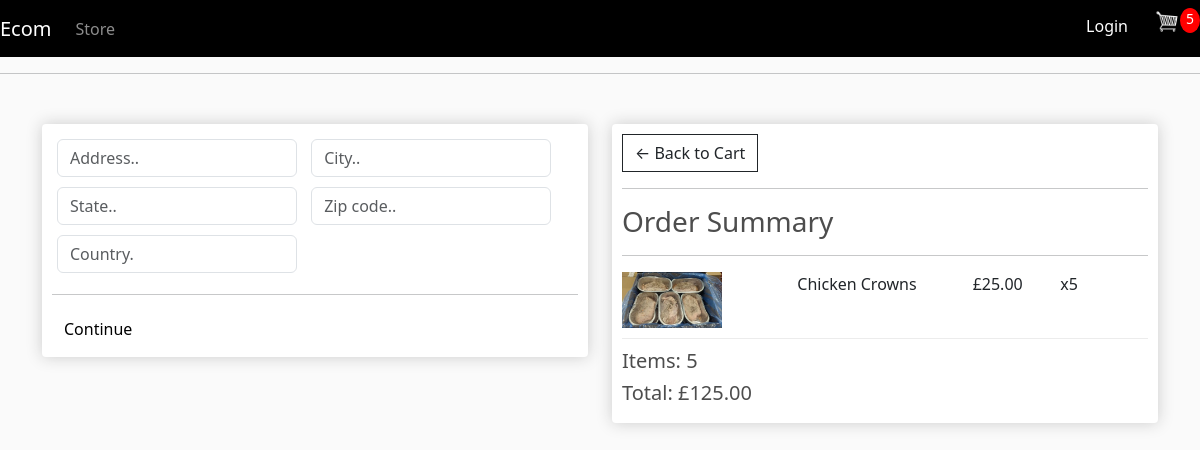
/checkout/ (signed in), run on an earlier commit of the app's database.
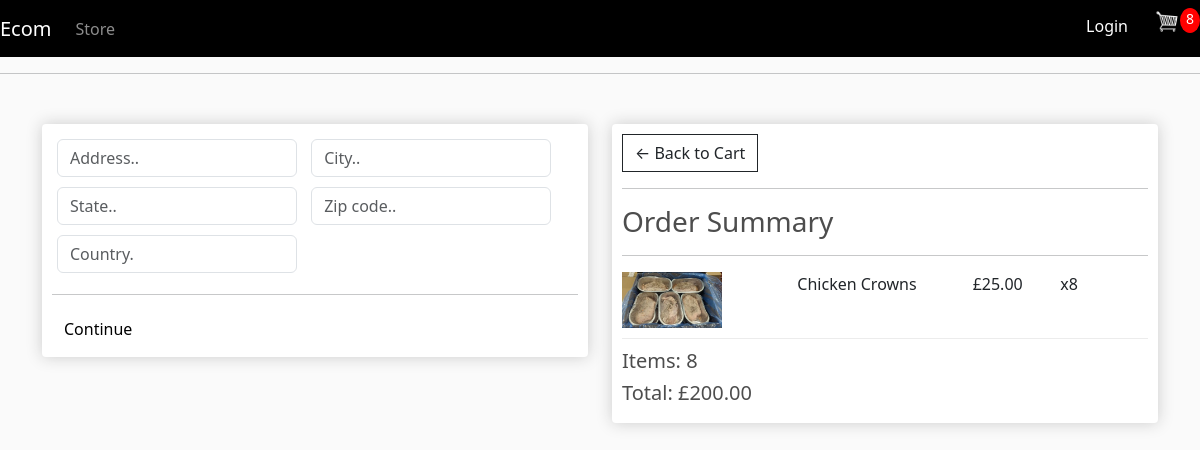
And on a later commit of the database.
### store/models.py (models this page shows, shortened)
class OrderItem(models.Model):
    product = models.ForeignKey(Product, on_delete=models.SET_NULL, null=True)
    order = models.ForeignKey(Order, on_delete=models.SET_NULL, null=True)
    quantity = models.IntegerField(default=0, null=True, blank=True)
    date_added = models.DateTimeField(auto_now_add=True)
    @property
    def get_total(self):
        total = self.product.price * self.quantity
        return total

class Order(models.Model):
    customer = models.ForeignKey(Customer, on_delete=models.SET_NULL, null=True, blank=True)
    date_ordered = models.DateTimeField(auto_now_add=True)
    complete = models.BooleanField(default=False)
    transaction_id = models.CharField(max_length=100, null=True)
    @property
    def shipping(self):
        shipping = False
        orderitems = self.orderitem_set.all()
        for i in orderitems:
            if not i.product.digital:
                shipping = True
        return shipping
    @property
    def get_cart_total(self):
        orderitems = self.orderitem_set.all()
        total = sum([item.get_total for item in orderitems])
        return total
    @property
    def get_cart_items(self):
        orderitems = self.orderitem_set.all()
        total = sum([item.quantity for item in orderitems])
        return total

class Product(models.Model):
    name = models.CharField(max_length=200)
    price = models.FloatField()
    digital = models.BooleanField(default=False, null=True, blank=False)
    image = models.ImageField(null=True, blank=True)
    @property
    def imageURL(self):
        try:
            url = self.image.url
        except:
            url = ''
        return url

### store/views.py (the view)
# urls.py: path('checkout/', views.checkout, name="checkout"),
def checkout(request):
    if request.user.is_authenticated:
        customer = request.user.customer
        order, created = Order.objects.get_or_create(customer=customer, complete=False)
        items = order.orderitem_set.all()
        cartItems = order.get_cart_items
    else:
        items = []
        order = {'get_cart_total': 0, 'get_cart_items': 0, 'shipping': False}
        cartItems = order['get_cart_items']
    context = {'items': items, 'order': order, 'cartItems': cartItems}
    return render(request, 'store/checkout.html', context)

### store/templates/store/Checkout.html (shortened to what this page needs)
{% extends 'store/main.html' %}
{% block content %}
{% load static %}
<div class="row">
    <div class="col-lg-6">
        <div class="box-element" id="form-wrapper">
            <form id="form">
                <div id="shipping-info">
                    <div class="form-field">
                        <input class="form-control" type="text" name="address" placeholder="Address..">
                    </div>
                    <div class="form-field">
                        <input class="form-control" type="text" name="city" placeholder="City..">
                    </div>
                    <div class="form-field">
                        <input class="form-control" type="text" name="state" placeholder="State..">
                    </div>
                    <div class="form-field">
                        <input class="form-control" type="text" name="zipcode" placeholder="Zip code..">
                    </div>
                    <div class="form-field">
                        <input class="form-control" type="text" name="country" placeholder="Country.">
                    </div>
                </div>
                <hr>
                <input id="form-button" class="btn  btn-block checkout-btn" type="submit" value="Continue">
            </form>
        </div>
        <br>
    </div>
    <div class="col-lg-6">
        <div class="box-element">
            <a class="btn btn-outline-dark" href="{% url 'cart' %}">&#x2190; Back to Cart</a>
            <hr>
            <h3>Order Summary</h3>
            <hr>
            {% for item in items %}
            <div class="cart-row">
                <div style="flex:2"><img class="row-image" src="{{item.product.imageURL}}"></div>
                <div style="flex:2"><p>{{item.product.name}}</p></div>
                <div style="flex:1"><p>£{{item.product.price|floatformat:2}}</p></div>
                <div style="flex:1"><p>x{{item.quantity}}</p></div>
            </div>
            {% endfor %}
            <h5>Items: {{order.get_cart_items}}</h5>
            <h5>Total: £{{order.get_cart_total|floatformat:2}}</h5>
        </div>
    </div>
</div>
{% endblock content %}

What changed in the data, as far as the page shows it:
changed OrderItem "Chicken Crowns": quantity "5" → "8"
changed through a linked row, Order: get_cart_items "5" → "8"; get_cart_total "125.00" → "200.00"
Also different on the page:
{{ cartItems }}: "5" → "8"
